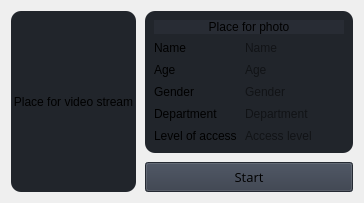
                     <widget class="QWidget" name="home">
                      <property name="styleSheet">
                       <string notr="true"/>
                      </property>
                      <property name="inputMethodHints">
                       <set>Qt::ImhLatinOnly|Qt::ImhTime</set>
                      </property>
                      <layout class="QHBoxLayout" name="horizontalLayout_6" stretch="5,2">
                       <property name="spacing">
                        <number>9</number>
                       </property>
                       <item>
                        <widget class="QLabel" name="home_video_place">
                         <property name="sizePolicy">
                          <sizepolicy hsizetype="Expanding" vsizetype="Expanding">
                           <horstretch>0</horstretch>
                           <verstretch>1</verstretch>
                          </sizepolicy>
                         </property>
                         <property name="minimumSize">
                          <size>
                           <width>0</width>
                           <height>0</height>
                          </size>
                         </property>
                         <property name="styleSheet">
                          <string notr="true">background-color: rgb(33, 37, 43);
border-radius: 10px;</string>
                         </property>
                         <property name="text">
                          <string>Place for video stream</string>
                         </property>
                         <property name="alignment">
                          <set>Qt::AlignCenter</set>
                         </property>
                        </widget>
                       </item>
                       <item>
                        <layout class="QVBoxLayout" name="verticalLayout_21">
                         <item>
                          <widget class="QWidget" name="widget_2" native="true">
                           <property name="sizePolicy">
                            <sizepolicy hsizetype="Expanding" vsizetype="Expanding">
                             <horstretch>50</horstretch>
                             <verstretch>50</verstretch>
                            </sizepolicy>
                           </property>
                           <property name="maximumSize">
                            <size>
                             <width>16000</width>
                             <height>16777215</height>
                            </size>
                           </property>
                           <property name="styleSheet">
                            <string notr="true">border-radius: 10px;
background-color: rgb(33, 37, 43);</string>
                           </property>
                           <layout class="QGridLayout" name="gridLayout_3" rowstretch="5,2,1,1,1,1" columnstretch="1,2">
                            <item row="1" column="0">
                             <widget class="QLabel" name="label_15">
                              <property name="text">
                               <string>Name</string>
                              </property>
                             </widget>
                            </item>
                            <item row="1" column="1">
                             <widget class="QLineEdit" name="home_name">
                              <property name="enabled">
                               <bool>false</bool>
                              </property>
                              <property name="styleSheet">
                               <string notr="true">border-color: rgb(40, 44, 52);</string>
                              </property>
                              <property name="text">
                               <string/>
                              </property>
                              <property name="placeholderText">
                               <string>Name</string>
                              </property>
                             </widget>
                            </item>
                            <item row="2" column="0">
                             <widget class="QLabel" name="label_14">
                              <property name="text">
                               <string>Age</string>
                              </property>
                             </widget>
                            </item>
                            <item row="2" column="1">
                             <widget class="QLineEdit" name="home_age">
                              <property name="enabled">
                               <bool>false</bool>
                              </property>
                              <property name="styleSheet">
                               <string notr="true">border-color: rgb(40, 44, 52);</string>
                              </property>
                              <property name="text">
                               <string/>
                              </property>
                              <property name="placeholderText">
                               <string>Age</string>
                              </property>
                             </widget>
                            </item>
                            <item row="0" column="0" colspan="2">
                             <widget class="QLabel" name="home_photo_place">
                              <property name="sizePolicy">
                               <sizepolicy hsizetype="Expanding" vsizetype="Expanding">
                                <horstretch>50</horstretch>
                                <verstretch>50</verstretch>
                               </sizepolicy>
                              </property>
                              <property name="minimumSize">
                               <size>
                                <width>190</width>
                                <height>0</height>
                               </size>
                              </property>
                              <property name="maximumSize">
                               <size>
                                <width>16000000</width>
                                <height>16777215</height>
                               </size>
                              </property>
                              <property name="styleSheet">
                               <string notr="true">background-color: rgb(40, 44, 52);
border-radius: 10px;
</string>
                              </property>
                              <property name="text">
                               <string>Place for photo</string>
                              </property>
                              <property name="alignment">
                               <set>Qt::AlignCenter</set>
                              </property>
                             </widget>
                            </item>
                            <item row="5" column="0">
                             <widget class="QLabel" name="label_6">
                              <property name="text">
                               <string>Level of access</string>
                              </property>
                             </widget>
                            </item>
                            <item row="4" column="0">
                             <widget class="QLabel" name="label_13">
                              <property name="text">
                               <string>Department</string>
                              </property>
                             </widget>
                            </item>
                            <item row="4" column="1">
                             <widget class="QLineEdit" name="home_department">
                              <property name="enabled">
                               <bool>false</bool>
                              </property>
                              <property name="styleSheet">
                               <string notr="true">border-color: rgb(40, 44, 52);</string>
                              </property>
                              <property name="text">
                               <string/>
                              </property>
                              <property name="placeholderText">
                               <string>Department</string>
                              </property>
                             </widget>
                            </item>
                            <item row="5" column="1">
                             <widget class="QLineEdit" name="home_level_access">
                              <property name="enabled">
                               <bool>false</bool>
                              </property>
                              <property name="styleSheet">
                               <string notr="true">border-color: rgb(40, 44, 52);</string>
                              </property>
                              <property name="text">
                               <string/>
                              </property>
                              <property name="placeholderText">
                               <string>Access level</string>
                              </property>
                             </widget>
                            </item>
                            <item row="3" column="0">
                             <widget class="QLabel" name="label_7">
                              <property name="text">
                               <string>Gender</string>
                              </property>
                             </widget>
                            </item>
                            <item row="3" column="1">
                             <widget class="QLineEdit" name="home_gender">
                              <property name="enabled">
                               <bool>false</bool>
                              </property>
                              <property name="styleSheet">
                               <string notr="true">border-color: rgb(40, 44, 52);</string>
                              </property>
                              <property name="text">
                               <string/>
                              </property>
                              <property name="placeholderText">
                               <string>Gender</string>
                              </property>
                             </widget>
                            </item>
                           </layout>
                          </widget>
                         </item>
                         <item>
                          <widget class="QPushButton" name="home_start_system">
                           <property name="minimumSize">
                            <size>
                             <width>0</width>
                             <height>30</height>
                            </size>
                           </property>
                           <property name="font">
                            <font>
                             <family>Open Sans</family>
                             <pointsize>10</pointsize>
                             <weight>50</weight>
                             <italic>false</italic>
                             <bold>false</bold>
                            </font>
                           </property>
                           <property name="toolTip">
                            <string/>
                           </property>
                           <property name="styleSheet">
                            <string notr="true">background-color: rgb(52, 59, 72);
</string>
                           </property>
                           <property name="text">
                            <string>Start</string>
                           </property>
                          </widget>
                         </item>
                        </layout>
                       </item>
                      </layout>
                     </widget>
